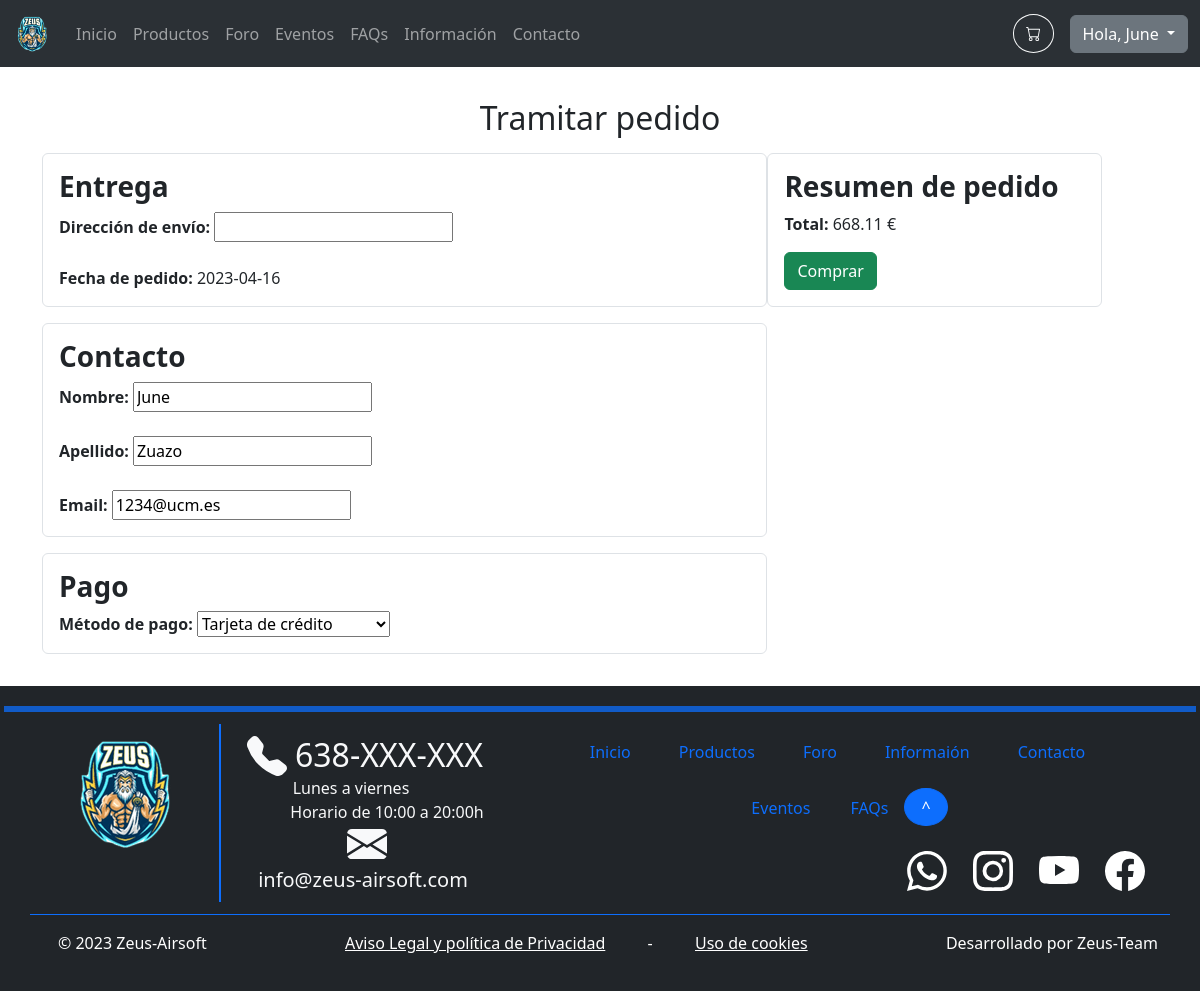
The page /purchase.php (signed in) on the database its author committed.
### tables this page shows
CREATE TABLE `users` (
  `id` int(11) NOT NULL,
  `name` varchar(32) NOT NULL,
  `surname` varchar(64) NOT NULL,
  `email` varchar(320) NOT NULL,
  `passwordHash` char(60) NOT NULL
);

CREATE TABLE `products` (
  `id` int(11) NOT NULL,
  `name` varchar(256) NOT NULL,
  `description` text NOT NULL,
  `imgName` varchar(256) NOT NULL,
  `price` decimal(10,2) NOT NULL,
  `offer` int(11) NOT NULL DEFAULT 0
);

### includes/config.php (called while the page is built, shortened)
<?php
spl_autoload_register(function ($class) {
	$namespaceLength = strlen(NAMESPACE_PREFIX);
	$relativeClass = substr($class, $namespaceLength);
	$file = INCLUDES_ROOT . '/' . str_replace('\\', '/', $relativeClass) . '.php';
});

### includes/Application.php (called while the page is built, shortened)
<?php
require_once 'includes/config.php';
class Application
{
    private static $s_Instance;
    private $m_DatabaseProxy;
    private function __construct()
    {
        $this->m_DatabaseProxy = new DatabaseProxy();
    }
    public static function getInstance() : Application
    {
        if (!isset(self::$s_Instance))
            self::$s_Instance = new Application();
        return self::$s_Instance;
    }
    public function getDatabaseProxy() : DatabaseProxy
    {
        return $this->m_DatabaseProxy;
    }
}

### includes/database/databaseProxy.php (called while the page is built, shortened)
<?php
require_once 'includes/config.php';
class DatabaseProxy
{
    private $m_Connection;
    public function __construct($databaseOptions = array())
    {
        $databaseOptions = array_merge(self::DEFAULT_OPTIONS, $databaseOptions);
        $host = $databaseOptions[self::HOST_KEY];
        $name = $databaseOptions[self::DATABASE_NAME_KEY];
        $username = $databaseOptions[self::USERNAME_KEY];
        $password = $databaseOptions[self::PASSWORD_KEY];
        $PDOOptions = $databaseOptions[self::PDO_OPTIONS_KEY];
        try {
            $this->m_Connection = new PDO("mysql:host=$host;dbname=$name", $username, $password, $PDOOptions);
        } catch (PDOException $e) {
            die('PDO connection error: ' . $e->getMessage());
        }
    }
    public function prepare($query)
    {
        return $this->m_Connection->prepare($query);
    }
}

### includes/DTO/userDTO.php (called while the page is built, shortened)
<?php
require_once 'includes/config.php';
class UserDTO extends DTO
{
    private $m_ID;
    private $m_Name;
    public function getID()
    {
        return $this->m_ID;
    }
    public function getName()
    {
        return $this->m_Name;
    }
}

### includes/DAO/DAO.php (called while the page is built, shortened)
<?php
require_once 'includes/config.php';
abstract class DAO
{
    protected $m_TableName;
    protected $m_DatabaseProxy;
    public function __construct($tableName)
    {
        $this->m_TableName = $tableName;
        $this->m_DatabaseProxy = Application::getInstance()->getDatabaseProxy();
    }
    public function read($id = null, $filters = array()): array
    {
        $filterConstraint = " WHERE ";
        $filterKeys = array_keys($filters);
        $numFilters = count($filters);
        for ($i = 0; $i < $numFilters; ++$i) {
            $filterConstraint .= "{$filterKeys[$i]} = :{$filterKeys[$i]}";
            if ($i < $numFilters - 1)
                $filterConstraint .= ' AND ';
        }
        $query = "SELECT * FROM {$this->m_TableName}" . ($numFilters > 0 ? $filterConstraint : '');
        $statement = $this->m_DatabaseProxy->prepare($query);
        $statement->execute();
        $results = array();
        foreach ($statement as $result)
            array_push($results, $this->createDTOFromArray($result));
        return $results;
    }
}

### includes/DAO/UserDAO.php (called while the page is built, shortened)
<?php
require_once 'includes/config.php';
class UserDAO extends DAO
{
    public function getContact($userID): array
    {
        $query = 'SELECT name AS userName, surname AS sur, email AS em
        FROM users
        WHERE id = :userID';
        $statement = $this->m_DatabaseProxy->prepare($query);
        $statement->bindParam(':userID', $userID);
        $statement->execute();
        return $statement->fetchAll();
    }
}

### includes/DAO/productDAO.php (called while the page is built, shortened)
<?php
require_once 'includes/config.php';
class ProductDAO extends DAO
{
    protected function createDTOFromArray($array): DTO
    {
        $id = $array[self::ID_KEY];
        $name = $array[self::NAME_KEY];
        $description = $array[self::DESCRIPTION_KEY];
        $imgName = $array[self::IMG_NAME_KEY];
        $price = $array[self::PRICE_KEY];
        $offer = $array[self::OFFER_KEY];
        return new ProductDTO($id, $name, $description, $imgName, $price, $offer);
    }
}

### includes/DTO/productDTO.php (called while the page is built, shortened)
<?php
require_once 'includes/config.php';
class ProductDTO extends DTO
{
    private $m_Price;
    public function __construct($id, $name, $description, $imgName, $price, $offer)
    {
        $this->m_Price = $price;
    }
    public function getPrice()
    {
        return $this->m_Price;
    }
}

### purchase.php (the view, shortened to what this page needs)
<?php
require_once 'includes/config.php';
$productID = $_GET["productID"];
$productDAO = new ProductDAO;
$productDTOResults = $productDAO->read($productID);
$product = $productDTOResults[0];
?>
<div class="flex-fill p-3">
    <?php if (!isset($_SESSION['user'])) : ?>
        <div class="alert alert-warning">
            Debes identificarte para acceder a esta página.
        </div>
    <?php else : ?>
        <?php $userID = $_SESSION['user']->getID();
        $userDAO = new UserDAO;
        $users = $userDAO->getContact($userID); ?>
        <div class="container">
            <form method="post">
                <h2 class="m-3 d-flex justify-content-center">Tramitar pedido</h2>
                <div style="display: flex;">
                    <div style="width: 65%;">
                        <div class="border rounded p-3 mb-3">
                            <h3><strong>Entrega</strong></h3>
                            <label for="direccion"><strong>Dirección de envío: </strong> </label>
                            <input type="text" id="direccion" name="direccion" value="<?php  ?>">
                            <br>
                            <br>
                            <label for="fecha"><strong>Fecha de pedido:</strong>&nbsp;</label><?php echo date('Y-m-d'); ?>
                        </div>
                        <div class="border rounded p-3 mb-3">
                            <?php foreach ($users as $user) : ?>
                                <h3><strong>Contacto</strong></h3>
                                <label for="nombre"><strong>Nombre: </strong> </label>
                                <input type="text" id="nombre" name="nombre" value="<?php echo $user['userName']; ?>">
                                <br>
                                <br>
                                <label for="apellido"><strong>Apellido: </strong> </label>
                                <input type="text" id="apellido" name="apellido" value="<?php echo $user['sur']; ?>">
                                <br>
                                <br>
                                <label for="email"><strong>Email: </strong> </label>
                                <input type="text" id="email" name="email" value="<?php echo $user['em']; ?>">
                            <?php endforeach; ?>
                        </div>
                        <div class="border rounded p-3 mb-3">
                            <h3><strong>Pago</strong></h3>
                            <label for="metodo_pago"><strong>Método de pago: </strong> </label>
                            <select name="metodo_pago" id="metodo_pago">
                                <option value="Tarjeta Credito">Tarjeta de crédito</option>
                            </select>
                            <br>
                        </div>
                    </div>
                    <br>
                    <div style="width: 30%;">
                        <div class="border rounded p-3 mb-3">
                            <h3><strong>Resumen de pedido</strong></h3>
                            <p><strong>Total:</strong> <?= number_format($product->getPrice(), 2) ?> €</p>
                            <button type="submit" name="buy" class="btn btn-success">Comprar</button>
                        </div>
                    </div>
                </div>
            </form>
        </div>
    <?php endif; ?>
</div>
<?php
require_once INCLUDES_ROOT . '/templates/default_template.php';
?>

### includes/common/navbar.php (shortened to what this page needs)
<?php
require_once 'includes/config.php';
$current_page = basename($_SERVER['PHP_SELF']);
$logoPath = 'images/logo.png';
$menu = array(
    "index.php" => 'Inicio',
    "products.php" => 'Productos',
    "forum.php" => 'Foro',
    "events.php" => 'Eventos',
    "faqs.php" => 'FAQs',
    "information.php" => 'Información',
    "contact.php" => 'Contacto'
);
?>
<nav class="navbar navbar-dark bg-dark navbar-expand-lg bg-body-tertiary" data-bs-theme="dark">
    <div class="container-fluid">
        <a class="navbar-brand" href="index.php">
            <img src="<?= $logoPath ?>" alt="Logo" width="40" height="40" class="d-inline-block align-text-top">
        </a>
        <div class="collapse navbar-collapse" id="navbarText">
            <ul class="navbar-nav me-auto mb-2 mb-lg-0 justify-content-center">
                <?php foreach ($menu as $key => $value) : ?>
                    <li class="nav-item">
                        <a class="nav-link<?= $key == $current_page ? ' active' : '' ?>" href="<?= $key ?>"><?= $value ?></a>
                    </li>
                <?php endforeach ?>
            </ul>
            <form action="shoppingCart.php">
                <button type="submit" class="rounded-circle btn btn-outline-light me-3 pt-1">
                </button>
            </form>
            <?php if (isset($_SESSION["user"])) : ?>
                <div class="dropdown">
                    <button class="btn btn-secondary dropdown-toggle" type="button" data-bs-toggle="dropdown" aria-expanded="false">
                        Hola, <?= $_SESSION["user"]->getName() ?>
                    </button>
                </div>
            <?php endif ?>
        </div>
    </div>
</nav>

### rows shown on the page
users: name "June", nombre "June", apellido "Zuazo", email "1234@ucm.es"
products: price "668.11"

### other values the page prints
$value "Inicio"
$value "Productos"
$value "Foro"
$value "Eventos"
$value "FAQs"
$value "Información"
$value "Contacto"
